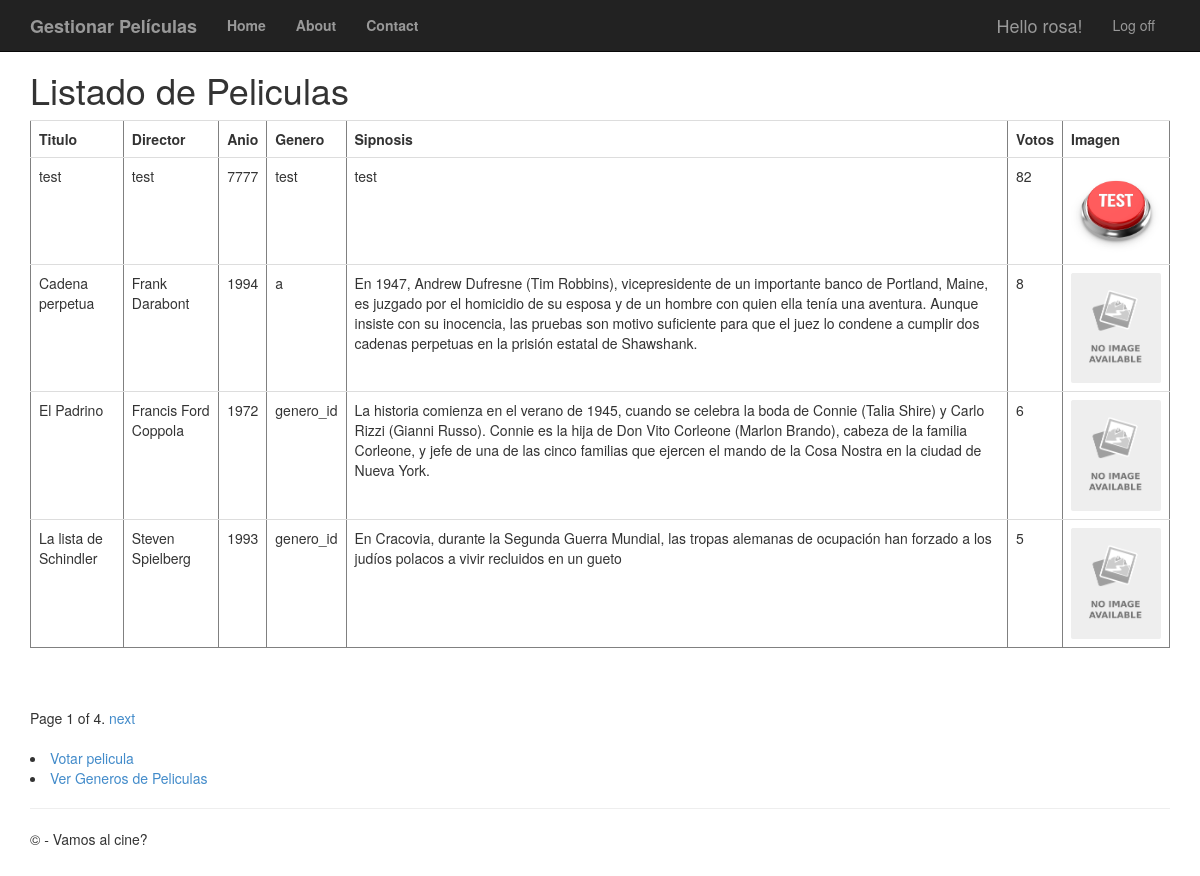
The app's page /peliculas/ (signed in) with its own data.
### app/models.py (models this page shows, shortened)
class Pelicula(models.Model):
	titulo = models.CharField(max_length=100)
	direccion = models.CharField(max_length=60)
	anio = models.IntegerField(validators=[MaxValueValidator(99999999999)])
	genero = models.CharField(max_length=60)
	sinopsis = models.CharField(max_length=700)
	votos = models.IntegerField(validators=[MaxValueValidator(99999999999)])
	imagen = models.ImageField(upload_to = "images/", blank=True, null=True)

### app/views.py (the view)
# urls.py: path('peliculas/', views.peliculas, name='peliculas'),
def peliculas(request):
	if not request.user.is_authenticated:
		return HttpResponseRedirect('/login')
	else:
		film_lista = Pelicula.objects.all().order_by('-votos')
		paginator = Paginator(film_lista, 4) #Se indica que se mostraran 4 peliculas por pagina
		page = request.GET.get('page')
		try:
			pelis = paginator.page(page)
		except PageNotAnInteger:
			pelis = paginator.page(1)
		except EmptyPage:
			pelis = paginator.page(paginator.num_pages)
		return render(request, 'app/peliculas.html', {'pelis': pelis})

### app/templates/app/peliculas.html (shortened to what this page needs)
{% extends "app/layout.html"%}
{% block content %}
<h1>Listado de Peliculas</h1>
<table border='1' class="table">
	<tr><td><b>Titulo</b></td><td><b>Director</b></td><td><b>Anio</b></td><td><b>Genero</b></td><td><b>Sipnosis</b></td><td><b>Votos</b></td><td><b>Imagen</b></td></tr>
	{% for filma in pelis %}
	<tr>
		<td>{{ filma.titulo }}</td>
		<td>{{ filma.direccion }}</td>
		<td>{{ filma.anio }}</td>
		<td>{{ filma.genero }}</td>
		<td>{{ filma.sinopsis }}</td>
		<td>{{ filma.votos }}</td>
		<td><img src="{{ filma.imagen.url }}" width="90"/></td>
	</tr>
	{% endfor %}
</table>
<br />
{% if pelis.has_other_pages %}
<div class="pagination">
	<span class="step-links">
		<span class="current">
			Page {{ pelis.number }} of {{ pelis.paginator.num_pages }}.
		</span>
		{% if pelis.has_next %}
		<a href="?page={{ pelis.next_page_number }}">next</a>
		{% endif %}
	</span>
</div>
<br />
{% endif %}
<li><a href="{% url 'voto' %}">Votar pelicula</a></li>
<li><a href="{% url 'generos' %}">Ver Generos de Peliculas</a></li>
{% endblock %}

### app/templates/app/loginpartial.html (shortened to what this page needs)
{% if user.is_authenticated %}
<form id="logoutForm" action="/logout/" method="post" class="navbar-right">
    <ul class="nav navbar-nav navbar-right">
        <li><span class="navbar-brand">Hello {{ user.username }}!</span></li>
        <li><a href="javascript:document.getElementById('logoutForm').submit()">Log off</a></li>
    </ul>
</form>
{% else %}
<ul class="nav navbar-nav navbar-right">
    <li><a href="{% url 'registro' %}">Registro</a></li>
    <li><a href="{% url 'login' %}">Login</a></li>
</ul>
{% endif %}

### app/static/app/content/site.css (style rules this page uses)
body { padding-top: 50px; padding-bottom: 20px; }

### records on screen
Pelicula: titulo "test", direccion "test", anio "7777", genero "test", sinopsis "test", votos "82", imagen (picture)
Pelicula: titulo "Cadena perpetua", direccion "Frank Darabont", anio "1994", genero "a", sinopsis "En 1947, Andrew Dufresne (Tim Robbins), vicepresidente de un importante banco de Portland, Maine, es juzgado por el homicidio de su esposa y de un hombre con quien ella tenía una aventura. Aunque insiste con su inocencia, las pruebas son motivo suficiente para que el juez lo condene a cumplir dos cadenas perpetuas en la prisión estatal de Shawshank.", votos "8", imagen (placeholder picture)
Pelicula: titulo "El Padrino", direccion "Francis Ford Coppola", anio "1972", genero "genero_id", sinopsis "La historia comienza en el verano de 1945, cuando se celebra la boda de Connie (Talia Shire) y Carlo Rizzi (Gianni Russo). Connie es la hija de Don Vito Corleone (Marlon Brando), cabeza de la familia Corleone, y jefe de una de las cinco familias que ejercen el mando de la Cosa Nostra en la ciudad de Nueva York.", votos "6", imagen (placeholder picture)
Pelicula: titulo "La lista de Schindler", direccion "Steven Spielberg", anio "1993", genero "genero_id", sinopsis "En Cracovia, durante la Segunda Guerra Mundial, las tropas alemanas de ocupación han forzado a los judíos polacos a vivir recluidos en un gueto", votos "5", imagen (placeholder picture)

### other values on screen
{{ user.username }} "rosa"
{{ pelis.number }} "1"
{{ pelis.paginator.num_pages }} "4"
